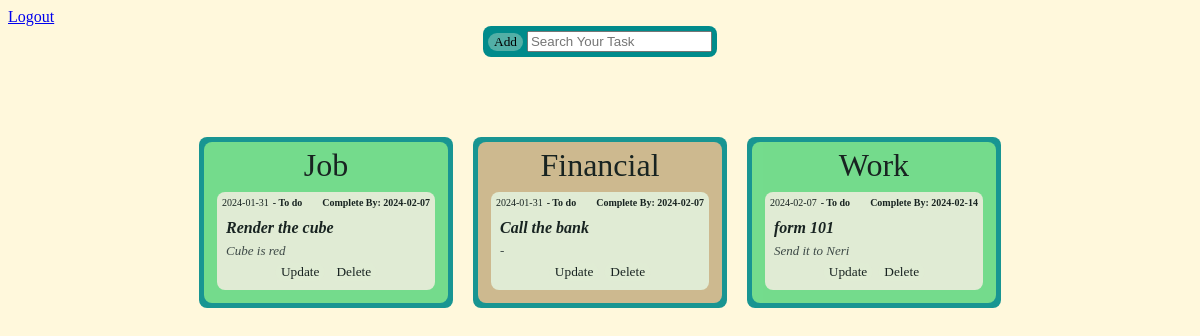
The page / (signed in) on the database its author committed.
### tasksApp/models.py (models this page shows)
class Task(models.Model):
    status1 = "To do"
    status2 = "In progress"
    status3 = "Done"
    STATUS_CHOICES = [(status1, "To do"), (status2, "In progress"), (status3, "Done"),]
    category = models.CharField(max_length=256)
    description = models.CharField(max_length=256)
    dateCreated = models.CharField(max_length=256)
    dueDate = models.CharField(max_length=256)
    notes = models.CharField(max_length=256)
    status = models.CharField(max_length=256, choices=STATUS_CHOICES)
    users = models.ManyToManyField(UserBasic, related_name="tasks")

### tasksApp/views.py (the view)
# urls.py: 2. Add a URL to urlpatterns:  path('', views.home, name='home')
def home(request, message=""):
    if "username" in request.session:
        userTasks = Task.objects.filter(users__username__in=[request.session["username"]])
        message = request.GET.get('message', "")
        return render(request=request, template_name="home.html", context={"categories":userTasks.values_list("category", flat=True).distinct(), "tasks":userTasks, "addForm":TaskModelForm(), "message":message})
    else:
        return redirect("login")

### tasksApp/forms.py
class TaskModelForm(ModelForm):
    class Meta:
        model = Task
        fields = ["category", "description", "dueDate", "notes", "status", "users", "dateCreated"]
        widgets = {
            "category": forms.TextInput(attrs={"placeholder":"'Financial'"}),
            "description": forms.TextInput(attrs={"placeholder":"'Call the Bank'"}),
            "dueDate": forms.TextInput(attrs={"value":f"{date.today() + timedelta(days=7)}"}),
            "notes": forms.TextInput(attrs={"placeholder":"'Ask for Shirley'"}),
            "dateCreated": forms.TextInput(attrs={"value":f"{date.today()}", "hidden":"true"}),
            "status": forms.Select()
        }
        labels = {
            "dateCreated": "",
            "dueDate": "Complete By"
        }

### tasksApp/models.py (called while the page is built)
    def __str__(self):
        return self.username

### tasksApp/templates/home.html (shortened to what this page needs)
<!DOCTYPE html>
{% load static %}
<html lang="en">
<head>
    <link rel="stylesheet" href="{% static 'tasksApp/css/style.css' %}">
</head>
<body>
    <a href="/logout/">Logout</a>
    <div class="navbar" id="navbar">
        <button onclick="addFormDiv()">Add</button>
        <input id="search" oninput="searchTask(this.value)" type="text" placeholder="Search Your Task">
    </div>
    <div class="deleteDiv" id="deleteDiv">{{ message }}</div>
    <div class="allTasks">
        {% for category in categories %}
            <div class="defaultCategory">
            <div class="{{ category }}">
                <div class="h4">{{ category }}</div>
                {% for task in tasks %}
                    {% if task.category == category %}
                        <div class="task" id="task{{ task.id }}">
                            <div style="display: flex; margin-bottom: 7px; justify-content: center;">
                                <div style="font-size: x-small;">{{ task.dateCreated }}</div>
                                <div style="font-size: x-small; padding-left: 4px; font-weight: bolder;"> - {{ task.status }}</div>
                                <div style="font-size: x-small; padding-left: 20px; font-weight: bolder;">Complete By: {{ task.dueDate }}</div>
                            </div>
                            <div style="display: flex; flex-direction: column;">
                                <div>
                                    <div style="display: flex; gap: 5px;">
                                        <div style="padding: 4px; font-style: italic; font-family: cursive; font-weight: bold;">{{ task.description }}</div>
                                    </div>
                                </div>
                                <div style="padding-left: 4px; padding-top: 2px; font-style: italic; font-family: cursive; font-size: small; font-weight: lighter; color: rgb(47, 47, 47);">{{ task.notes }}</div>
                            </div>
                            <div class="buttons">
                                <button onclick="updateTask('{{ task.id }}', '{{task.dateCreated}}', `{{ task.description }}`, '{{ task.dueDate }}', '{{ task.notes }}', '{{ task.status }}')">Update</button>
                                <button onclick="deleteTask('{{ task.id }}')">Delete</button>
                            </div>
                        </div>
                    {% endif %}
                {% endfor %}
            </div></div>
        {% endfor %}
    </div>
</body>
</html>

### tasksApp/static/tasksApp/css/style.css (style rules this page uses)
body { background-color: cornsilk; }
.navbar { margin: auto; background-color:darkcyan; width: fit-content; padding: 5px; border-radius: 8px; }
.allTasks { display: flex; flex-direction: row; flex-wrap: wrap; gap: 20px; margin-top: 40px; justify-content: center; }
.defaultCategory { background-color:darkcyan; border-radius: 8px; padding: 5px; opacity: 0.9; height: fit-content; }
.h4 { font-size:xx-large; font-family: fantasy; text-align: center; }
.Finance, .Financial, .Test { all: inherit; padding: 5px; background-color: burlywood; }
.Work, .Job, .Family { all: inherit; background-color: rgb(114, 225, 132); padding: 5px; }
.task { padding: 5px; border-radius: 8px; opacity: 1; background-color: beige; display: flex; flex-direction: column; margin: 8px; }
.buttons { padding: 4px; margin: auto; display: flex; gap: 5px; }
button { background-color:rgba(245, 245, 220, 0.333); border-radius: 32px; font-family:cursive; border-style: none; }
.deleteDiv { text-align: center; display: flex; flex-direction: column; margin: auto; padding: 20px; font-size: xx-large; }

### rows shown on the page
Task: dateCreated "2024-01-31", status "To do", dueDate "2024-02-07", description "Render the cube", notes "Cube is red"
Task: dateCreated "2024-01-31", status "To do", dueDate "2024-02-07", description "Call the bank", notes "-"
Task: dateCreated "2024-02-07", status "To do", dueDate "2024-02-14", description "form 101", notes "Send it to Neri"

### other values the page prints
{{ category }} "Job" "Financial" "Work"
